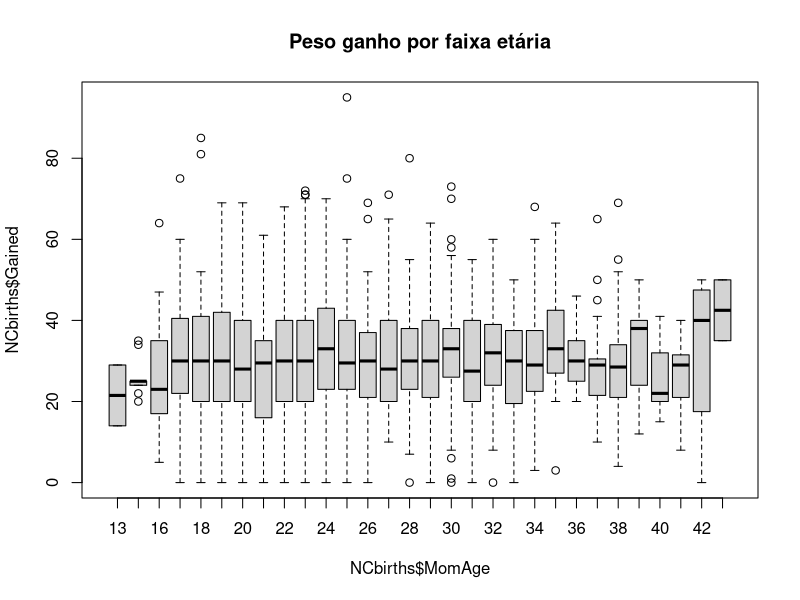
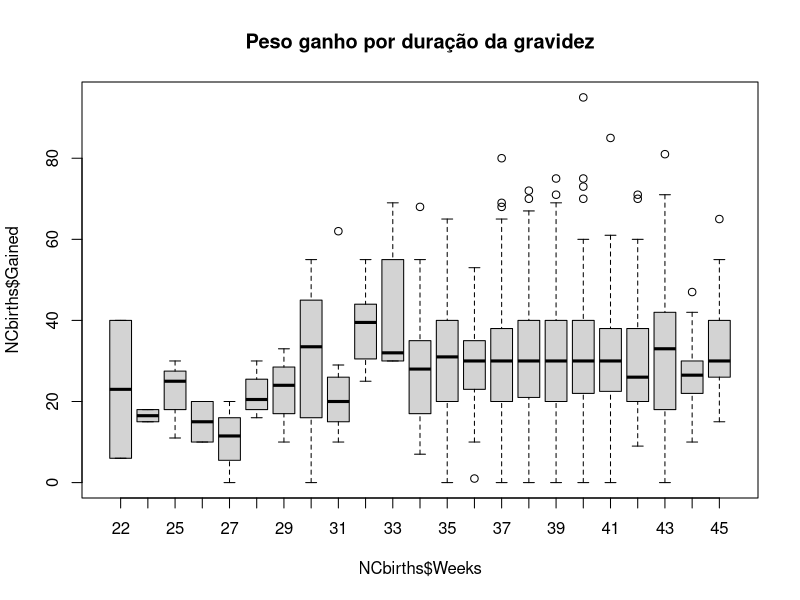
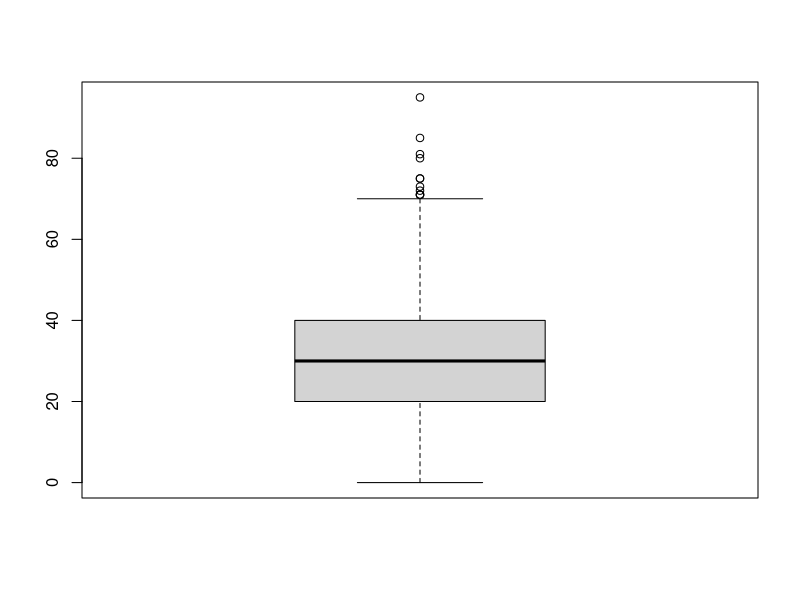
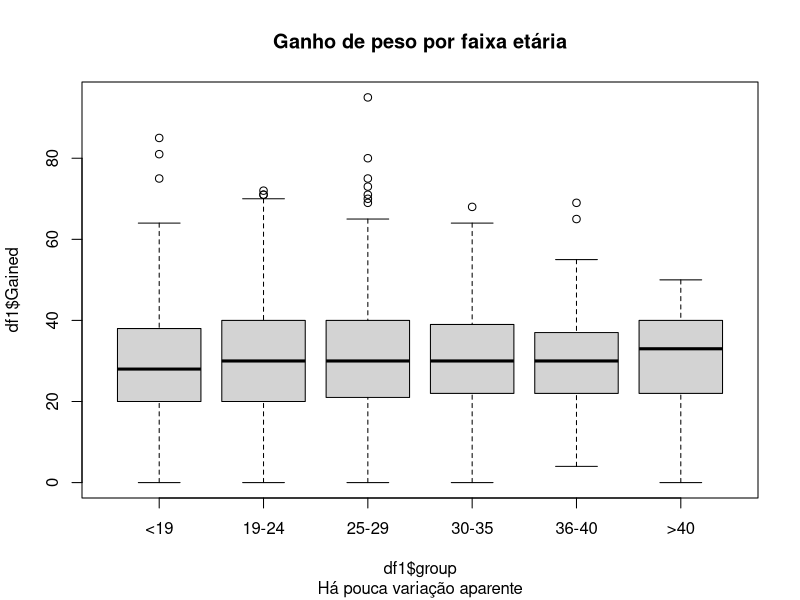
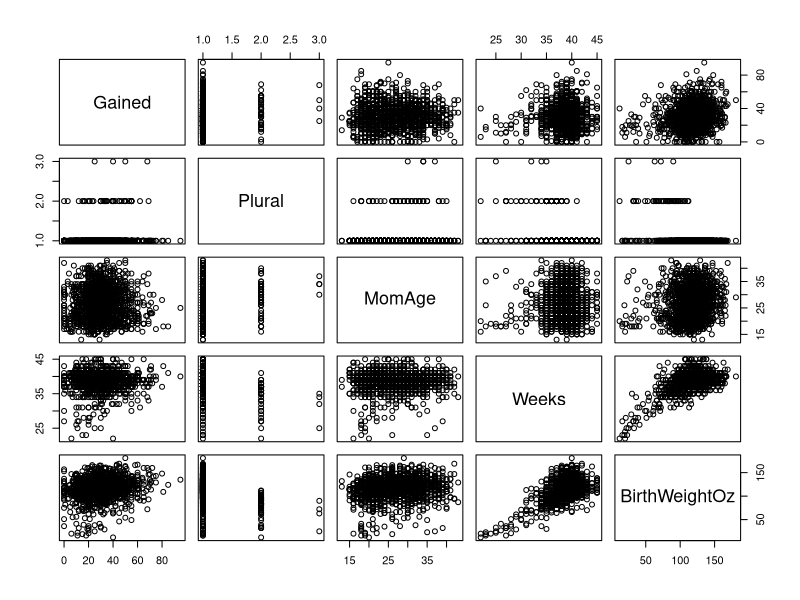
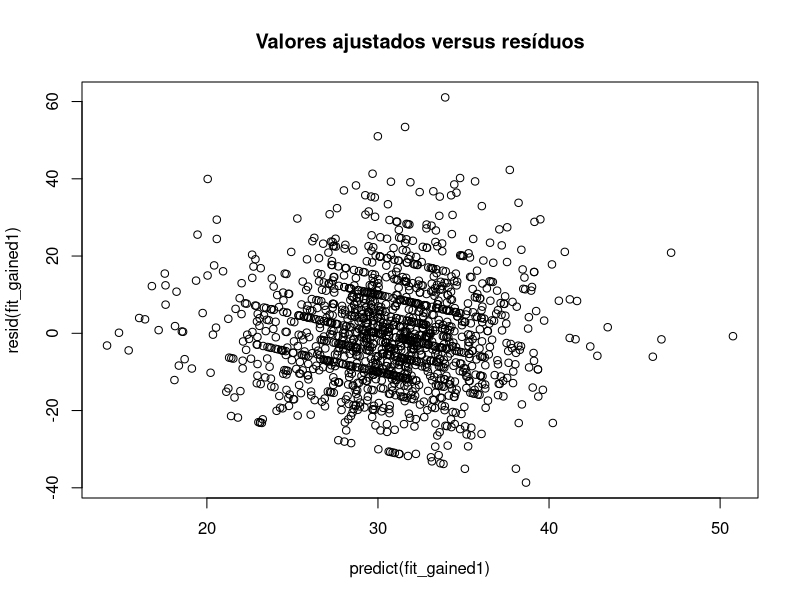

Here is the R script that generated these plots, in order:
## ---- chunk 1
knitr::opts_chunk$set(echo = TRUE)
## ---- chunk 2
# bloco de código - item a
library(readr)
# NCbirths <- read_csv("NCbirths.csv", col_types = cols(Marital = col_factor(levels = c("1", 
#     "2")), Plural = col_factor(levels = c("1", 
#     "2", "3")), Sex = col_factor(levels = c("1", 
#     "2")), Smoke = col_factor(levels = c("1", 
#     "2")), X1 = col_skip()))
# View(NCbirths)

NCbirths = read.csv("NCbirths.csv")
str(NCbirths)
summary(NCbirths)
## ---- chunk 3
boxplot(NCbirths$Gained ~ NCbirths$MomAge, main="Peso ganho por faixa etária")
boxplot(NCbirths$Gained ~ NCbirths$Weeks, main="Peso ganho por duração da gravidez")

# boxplot(NCbirths$Gained ~ NCbirths$MomRace + NCbirths$RaceMom, main='Peso ganho por "Raça"') # Pouco útil sem fatores

## ---- chunk 4
for (race in unique(NCbirths$MomRace)) { print(paste(race, nrow(NCbirths[NCbirths$MomRace == race,])))}


summary(NCbirths[NCbirths$MomRace=="hispanic", c("RaceMom", "HispMom")])
JapasSoQueNao = nrow(NCbirths[NCbirths$RaceMom==5,])  # "Japanese", só que não
print(paste("Registros marcados como mães japonesas: ", JapasSoQueNao))

print("Mães com RaceMom == 5")
summary(NCbirths[NCbirths$RaceMom==5, c("MomRace", "HispMom")])
## ---- chunk 5
# summary(NCbirths[NCbirths$Low == "Y", c("BirthWeightOz", "BirthWeightGm")])
# summary(NCbirths[NCbirths$Low == "N", c("BirthWeightOz", "BirthWeightGm")])

# summary(NCbirths[NCbirths$BirthWeightGm > 2500, c("Low", "BirthWeightOz", "BirthWeightGm")])
nrow(NCbirths[NCbirths$BirthWeightGm > 2500 & NCbirths$Low=='Y', c("Low", "BirthWeightOz", "BirthWeightGm")])  # Deve ser zero
nrow(NCbirths[NCbirths$BirthWeightGm <= 2500 & NCbirths$Low=='N', c("Low", "BirthWeightOz", "BirthWeightGm")])  # Deve ser zero

## ---- chunk 6
col.sums = colSums(is.na(NCbirths))
col.sums[col.sums>0]  # Verificação programática de quais colunas têm NAs

NCbirths<- cbind(NCbirths, somaNulos = rowSums(is.na(NCbirths)))
NCB_NAs = NCbirths[NCbirths$somaNulos > 0,]
NCBnoNAs = NCbirths[complete.cases(NCbirths),]

## ---- chunk 7
# Fatorizar o que der

NCB_noId = function(ncbvar) {
    ncbvar$X <- NULL
    ncbvar$ID <- NULL  
    return(ncbvar)
}


NCB_factorize = function(ncbvar) {
    ncbvar$Plural <- factor(ncbvar$Plural, levels=c(1,2,3), labels=c('Single', 'Twins', 'Triplets'))
    ncbvar$Sex <- factor(ncbvar$Sex, levels=c(1,2), labels=c("M", "F"))
    ncbvar$Marital <- factor(ncbvar$Marital, labels=c("Married", "Not Married"))
    ncbvar$RaceMom <- factor(ncbvar$RaceMom, levels=c(1,2,3,4,5,7,8),  # There's no Hawaiian in this base
                               labels=c(
                                 "White",
                                 "Black",
                                 "AmericanIndian",
                                 "Chinese",
                                 "Hispanic",  # Era "Japanese", mas foi reconsiderado
                                 # "Hawaiian",  # Não foram encontrados registros
                                 "Filipino",
                                 "OtherAsianOrPacific"
                               ))
    # TODO: Check race assignments more thoroughly

    ncbvar$Smoke <- factor(ncbvar$Smoke, labels = c('N', 'Y'))  # Cuidado com os NAs
    ncbvar$HispMom <- factor(ncbvar$HispMom)
    ncbvar$Premie <- factor(ncbvar$Premie, labels=c("N", "Y"))
    ncbvar$Low <- factor(ncbvar$Low, labels=c("N", "Y"))

    return(ncbvar)
}

NCbirths = NCB_noId(NCbirths)
NCbirths = NCB_factorize(NCbirths)

## ---- chunk 8

# boxplot(NCbirths$Gained ~ NCbirths$MomRace + NCbirths$RaceMom, main='Peso ganho por "Raça"') # Pouco útil sem fatores
## ---- chunk 9
# bloco de código - item b

summary(NCbirths$BirthWeightGm/NCbirths$BirthWeightOz)
if (mean(NCbirths$BirthWeightGm/NCbirths$BirthWeightOz)/max(NCbirths$BirthWeightGm/NCbirths$BirthWeightOz) != 1 ) {
  error("Há um erro de conversão entre Oz e g")
} else {
  if (max(NCbirths$BirthWeightGm/NCbirths$BirthWeightOz) == 28.35)  {
    print("Todas as conversões de unidade estão corretas")
  } else {
    print("Embora consistentes, as conversões não estão corretas")
  }
}


## ---- chunk 10
 boxplot(NCbirths$Gained)
df1 = transform(NCbirths, group=cut(MomAge, breaks = c(-Inf, 18, 24, 30, 35, 40, +Inf), labels = c('<19', '19-24', '25-29', '30-35', '36-40', '>40')))
boxplot(df1$Gained ~ df1$group, main="Ganho de peso por faixa etária", sub="Há pouca variação aparente")

## ---- chunk 11
fit_gained1 = lm(Gained ~ ., data=NCbirths)
summary(fit_gained1)

# pairs(Gained ~ ., data=NCbirths)
pairs(Gained ~ Plural + MomAge + Weeks + BirthWeightOz, data=NCbirths)

# fit_gained1_noNAs = lm(Gained ~ ., data=NCbirths, na.action = na.omit) 
# summary(fit_gained1_noNAs)

# NCBnoNAs = NCbirths[]

## ---- chunk 12
fit_gained2 = lm(Gained ~ Plural + BirthWeightOz, data = NCbirths)
summary(fit_gained2)
## ---- chunk 13
# bloco de código - item c
plot(predict(fit_gained1), resid(fit_gained1),   # data=NCbirths,
     main="Valores ajustados versus resíduos")


## ---- chunk 14
# bloco de código - item d



## ---- chunk 15
# bloco de código - item e
